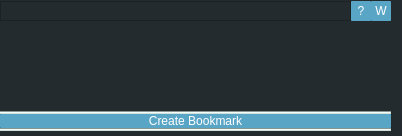
<?xml version="1.0" encoding="UTF-8"?>
<ui version="4.0">
 <class>Form</class>
 <widget class="QWidget" name="Form">
  <property name="geometry">
   <rect>
    <x>0</x>
    <y>0</y>
    <width>402</width>
    <height>136</height>
   </rect>
  </property>
  <property name="sizePolicy">
   <sizepolicy hsizetype="Fixed" vsizetype="Preferred">
    <horstretch>0</horstretch>
    <verstretch>0</verstretch>
   </sizepolicy>
  </property>
  <property name="maximumSize">
   <size>
    <width>800</width>
    <height>16777215</height>
   </size>
  </property>
  <property name="windowTitle">
   <string>Form</string>
  </property>
  <property name="styleSheet">
   <string notr="true">QWidget {
background-color: rgb(36, 43, 46);
color: rgb(255, 255, 255);
}

QPushButton:hover{
	background-color: rgb(209, 225, 219);
	color: rgb(50, 52, 64);
}

QPushButton{background-color: rgb(89, 165, 198);
border-radius:1
}


QPushButton:pressed{
background-color: rgb(168, 162, 142);
border-style:inset;
}

QLineEdit {
background-color: rgb(168, 162, 142);
}

#line, #line_2 {
background-color:rgb(209, 225, 219)
}</string>
  </property>
  <widget class="QWidget" name="verticalLayoutWidget">
   <property name="geometry">
    <rect>
     <x>0</x>
     <y>0</y>
     <width>391</width>
     <height>131</height>
    </rect>
   </property>
   <layout class="QVBoxLayout" name="verticalLayout" stretch="0,0,0,0,0">
    <property name="spacing">
     <number>0</number>
    </property>
    <property name="topMargin">
     <number>1</number>
    </property>
    <item>
     <layout class="QHBoxLayout" name="horizontalLayout_4">
      <property name="spacing">
       <number>0</number>
      </property>
      <item>
       <layout class="QHBoxLayout" name="horizontalLayout">
        <property name="bottomMargin">
         <number>0</number>
        </property>
        <item>
         <widget class="QFrame" name="frame">
          <property name="maximumSize">
           <size>
            <width>16777215</width>
            <height>20</height>
           </size>
          </property>
          <property name="frameShape">
           <enum>QFrame::StyledPanel</enum>
          </property>
          <property name="frameShadow">
           <enum>QFrame::Raised</enum>
          </property>
         </widget>
        </item>
        <item>
         <widget class="QPushButton" name="btnHelp">
          <property name="maximumSize">
           <size>
            <width>20</width>
            <height>20</height>
           </size>
          </property>
          <property name="text">
           <string>?</string>
          </property>
         </widget>
        </item>
        <item>
         <widget class="QPushButton" name="btnWeb">
          <property name="maximumSize">
           <size>
            <width>20</width>
            <height>20</height>
           </size>
          </property>
          <property name="text">
           <string>W</string>
          </property>
         </widget>
        </item>
       </layout>
      </item>
     </layout>
    </item>
    <item>
     <widget class="QLabel" name="lblHeader">
      <property name="midLineWidth">
       <number>5</number>
      </property>
      <property name="text">
       <string/>
      </property>
      <property name="pixmap">
       <pixmap resource="teleporter_tool_icons.qrc">:/newPrefix/header.png</pixmap>
      </property>
     </widget>
    </item>
    <item>
     <widget class="Line" name="line_2">
      <property name="orientation">
       <enum>Qt::Horizontal</enum>
      </property>
     </widget>
    </item>
    <item>
     <widget class="QPushButton" name="btnAdd">
      <property name="maximumSize">
       <size>
        <width>398</width>
        <height>16777215</height>
       </size>
      </property>
      <property name="text">
       <string>Create Bookmark</string>
      </property>
     </widget>
    </item>
    <item>
     <widget class="Line" name="line">
      <property name="frameShadow">
       <enum>QFrame::Sunken</enum>
      </property>
      <property name="lineWidth">
       <number>1</number>
      </property>
      <property name="orientation">
       <enum>Qt::Horizontal</enum>
      </property>
     </widget>
    </item>
   </layout>
  </widget>
 </widget>
 <resources>
  <include location="teleporter_tool_icons.qrc"/>
 </resources>
 <connections/>
</ui>
